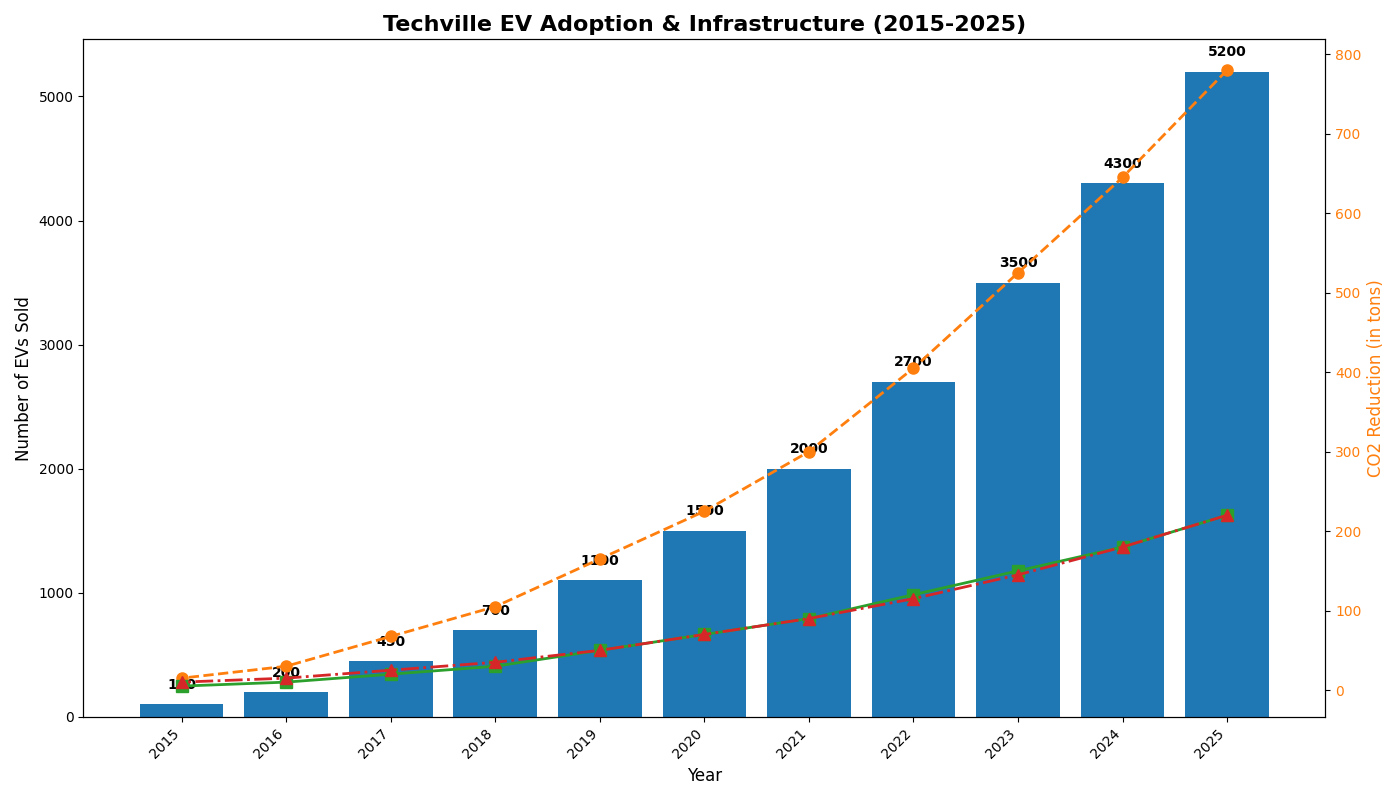

The Python source for this figure:
import matplotlib.pyplot as plt
import numpy as np

# Original data
years = np.arange(2015, 2026)
ev_sales = [100, 200, 450, 700, 1100, 1500, 2000, 2700, 3500, 4300, 5200]
co2_reduction = np.array(ev_sales) * 0.15
gov_incentives = [5, 10, 20, 30, 50, 70, 90, 120, 150, 180, 220]
charging_stations = [10, 15, 25, 35, 50, 70, 90, 115, 145, 180, 220]

# Sort data by EV sales in descending order
sorted_indices = np.argsort(ev_sales)[::-1]
sorted_years = years[sorted_indices]
sorted_ev_sales = np.array(ev_sales)[sorted_indices]
sorted_co2_reduction = co2_reduction[sorted_indices]
sorted_gov_incentives = np.array(gov_incentives)[sorted_indices]
sorted_charging_stations = np.array(charging_stations)[sorted_indices]

# Plot
fig, ax1 = plt.subplots(figsize=(14, 8))

ax1.bar(sorted_years, sorted_ev_sales, color='#1F77B4')
ax1.set_xlabel('Year', fontsize=12)
ax1.set_ylabel('Number of EVs Sold', fontsize=12)
ax1.set_title('Techville EV Adoption & Infrastructure (2015-2025)', fontsize=16, fontweight='bold')
ax1.set_xticks(sorted_years)
ax1.set_xticklabels(sorted_years, rotation=45, ha='right')

for bar, sales in zip(ax1.patches, sorted_ev_sales):
    ax1.text(bar.get_x() + bar.get_width() / 2, sales + 100, f'{sales}', ha='center', va='bottom', fontsize=10, fontweight='bold')

ax2 = ax1.twinx()
ax2.plot(sorted_years, sorted_co2_reduction, color='#FF7F0E', linestyle='--', marker='o', linewidth=2, markersize=8)
ax2.set_ylabel('CO2 Reduction (in tons)', fontsize=12, color='#FF7F0E')
ax2.tick_params(axis='y', labelcolor='#FF7F0E')

ax2.plot(sorted_years, sorted_gov_incentives, color='#2CA02C', linestyle='-', marker='s', linewidth=2, markersize=8)
ax2.plot(sorted_years, sorted_charging_stations, color='#D62728', linestyle='-.', marker='^', linewidth=2, markersize=8)

plt.tight_layout()
plt.show()
